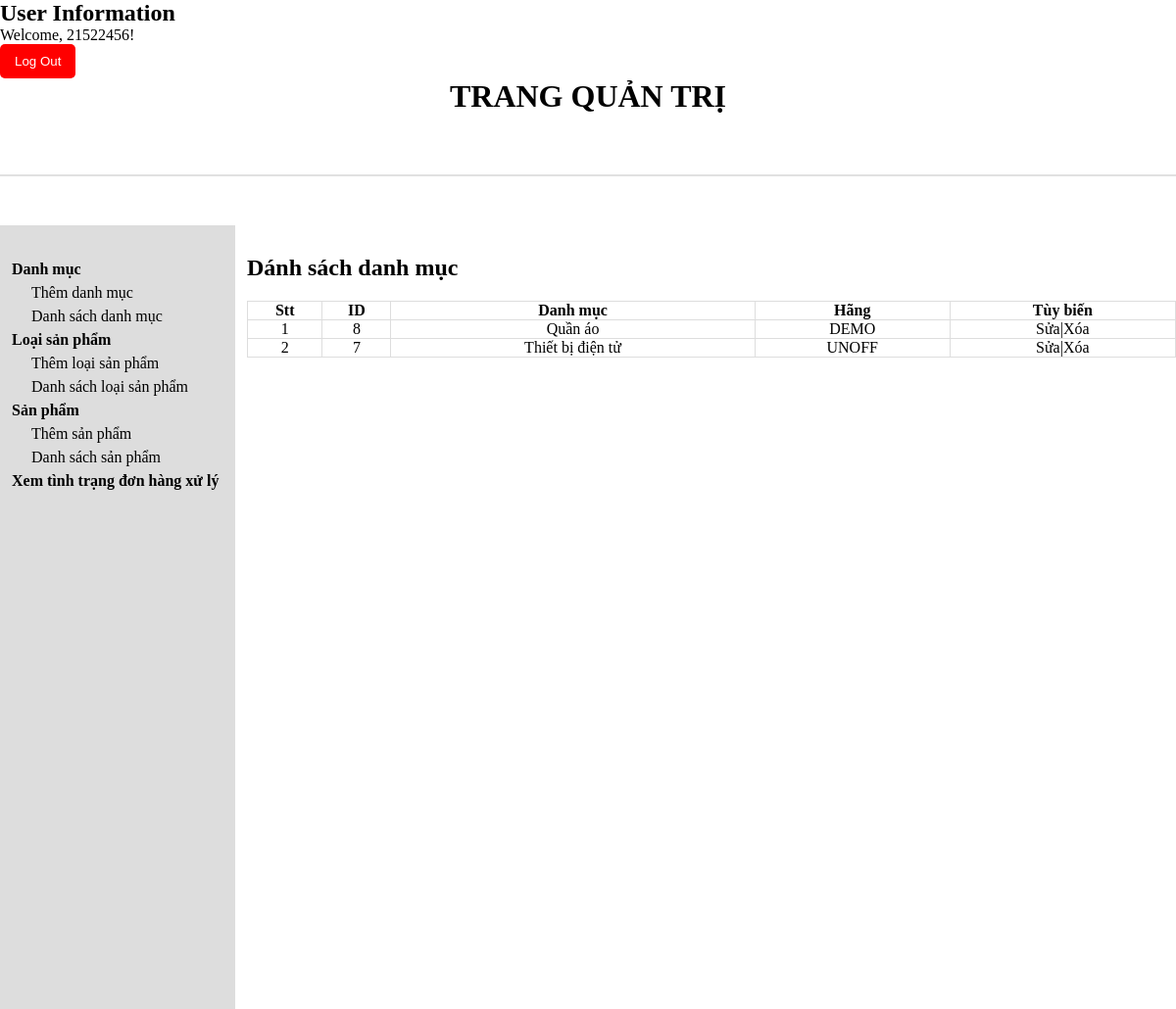
Screenshot of /admin/brandlist.php (signed in) with the database file from the repository.
### tables this page shows
CREATE TABLE `tbl_brand` (
  `brand_id` int(11) NOT NULL,
  `cartegory_id` int(11) NOT NULL,
  `brand_name` varchar(255) NOT NULL
);

CREATE TABLE `tbl_cartegory` (
  `cartegory_id` int(11) NOT NULL,
  `cartegory_name` varchar(255) NOT NULL
);

### admin/database.php (called while the page is built, shortened)
<?php
Class Database{
public $host = DB_HOST;
public $user = DB_USER;
public $pass = DB_PASS;
public $dbname = DB_NAME;
public $link;
private function connectDB(){
    $this->link = new mysqli($this->host,$this->user,$this->pass,$this->dbname);
}
public function select($query){
    $result = $this->link->query($query) or die($this->link->connect_error.__LINE__);
    if($result->num_rows>0){
        return $result;
    }else{
        return false;
    }
}
}
?>

### admin/class/brand_class.php (called while the page is built, shortened)
<?php
    include "database.php";
?>
<?php
class brand {
    private $db;
    public function __construct()
    {
        $this->db = new Database();
    }
    public function show_brand(){
        $query = "SELECT tbl_brand.*, tbl_cartegory.cartegory_name FROM tbl_brand INNER JOIN tbl_cartegory ON tbl_brand.cartegory_id = tbl_cartegory.cartegory_id
        ORDER BY tbl_brand.brand_id DESC";
        $result = $this ->db->select($query) ;
        return $result ;
    }
}
?>

### admin/brandlist.php (the view, shortened to what this page needs)
<?php
$isLoggedIn = isset($_SESSION['user_id']) && !empty($_SESSION['user_id']);
?>
  <div class="wrapper">
            <?php
    if ($isLoggedIn) {
        echo '<div class="form-box login">
                <h2>User Information</h2>
                <p>Welcome, ' . $_SESSION['user_name'] . '!</p>
                <form action="logout.php" method="post">
                    <button type="submit" id="dangxuat" name="dangxuat" style="background-color: #ff0000; color: #fff; padding: 10px 15px; border: none; cursor: pointer; border-radius: 5px; display: flex;">Log Out</button>
                </form>
                <style>
                    #dangxuat {
                        background-color: #ff0000;
                        color: #fff;
                        padding: 10px 15px;
                        border: none;
                        cursor: pointer;
                        border-radius: 5px;
                    }
                    #dangxuat:hover {
                        background-color: #cc0000;
                    }
                </style>
            </div>';
    }
    ?>
<?php
include "header.php";
include "slider.php";
include "class/brand_class.php";
?>
<?php
$brand = new brand;
$show_brand = $brand->show_brand();
?>
<div class="admin-content-right">
<div class="admin-content-right-cartegory_list">
                <h1>Dánh sách danh mục</h1>
                <table>
                    <tr>
                        <th>Stt</th>
                        <th>ID</th>
                        <th>Danh mục</th>
                        <th>Hãng</th>
                        <th>Tùy biến</th>
                    </tr>
                    <?php
                    if($show_brand){$i=0;
                        while($result = $show_brand->fetch_assoc()){$i++;
                    ?>
                    <tr>
                        <td><?php echo $i ?></td>
                        <td><?php echo $result['brand_id'] ?></td>
                        <td><?php echo $result['cartegory_name'] ?></td>
                        <td><?php echo $result['brand_name'] ?></td>
                        <td><a href="brandedit.php?brand_id=<?php echo $result['brand_id'] ?>">Sửa</a>|<a href="branddelete.php?brand_id=<?php echo $result['brand_id'] ?>">Xóa</a></td>
                    </tr>
                    <?php
                    }
                }
                    ?>
                </table>
            </div>
        </div>
    </section>
</body>
</html>

### admin/style.css (style rules this page uses)
* { margin: 0; padding: 0; box-sizing: border-box; color: black; outline: none; }
a { text-decoration: none; }
.admin-content-right { width: 80%; padding: 30px 0 0 12px; }
.admin-content-right-cartegory_list table { width: 100%; text-align: center; margin-top: 20px; }
.admin-content-right-cartegory_list table tr th,td { border: 1px solid #dddddd; }
table { border-collapse: collapse; }

### admin/brandlist.php (style rules this page uses)
#dangxuat { background-color: #ff0000; color: #fff; padding: 10px 15px; border: none; cursor: pointer; border-radius: 5px; }

### rows the page displays
tbl_brand: brand_id "8", cartegory.cartegory_name "Quần áo", brand_name "DEMO"
tbl_brand: brand_id "7", cartegory.cartegory_name "Thiết bị điện tử", brand_name "UNOFF"

### other values shown
$_SESSION['user_name'] "21522456"
